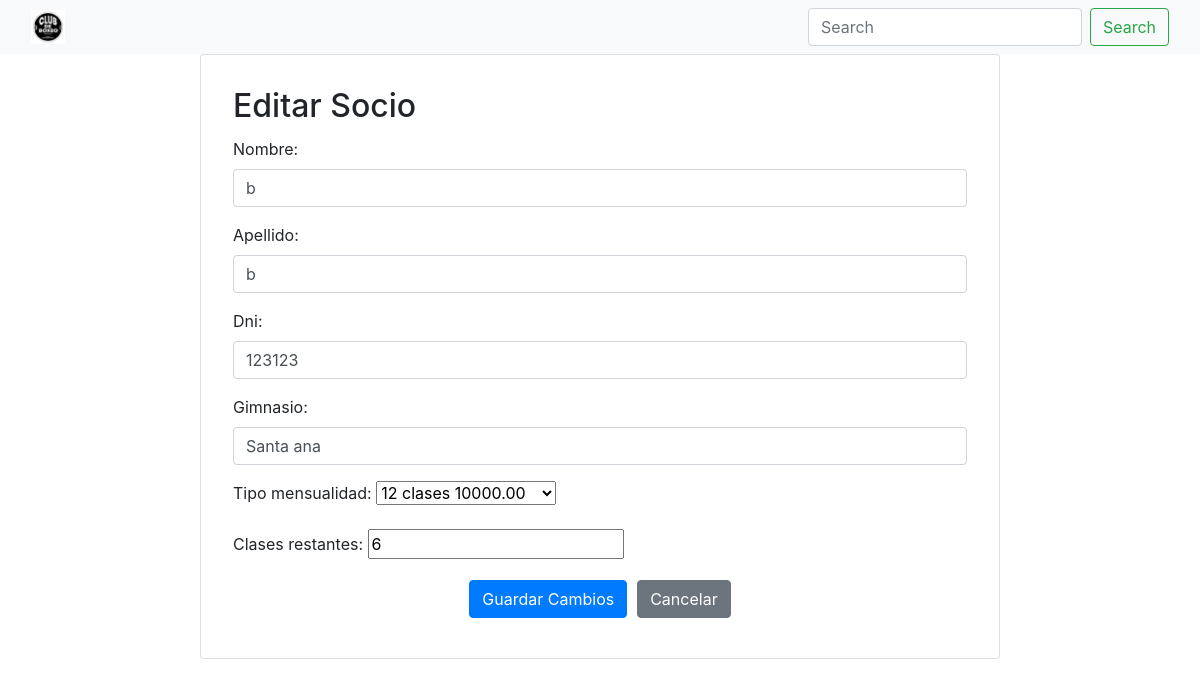
The page /socios/editar/23/ on the database as committed earlier.
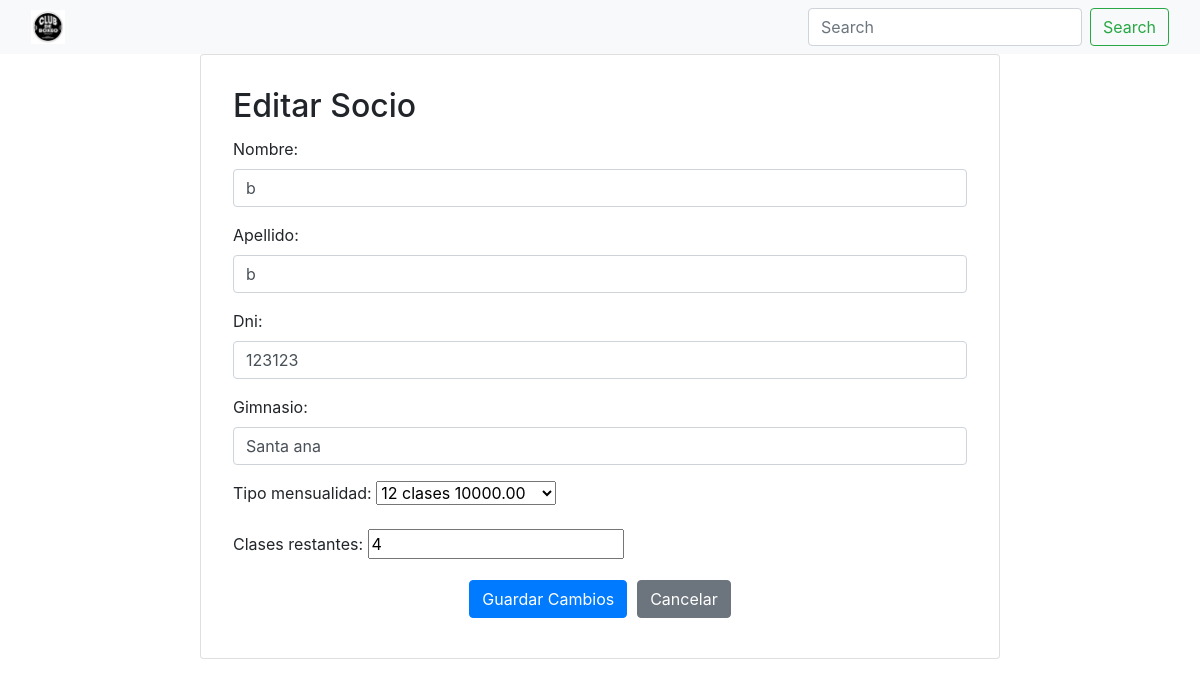
The same page on the database as committed later.
### gimnasio/models.py (models this page shows, shortened)
class Socio(models.Model):
    usuario = models.ForeignKey(Usuario, on_delete=models.CASCADE)  # Enlace a la tabla de usuarios
    nombre = models.CharField(max_length=255)
    apellido = models.CharField(max_length=255)
    dni = models.CharField(max_length=20)  # Asumiendo que el DNI es una cadena
    gimnasio = models.ForeignKey(Gimnasio, on_delete=models.CASCADE, related_name="socios",default=None)
    tipo_mensualidad = models.ForeignKey('TipoMensualidad', on_delete=models.SET_NULL, null=True, blank=True) # Relación con TipoMensualidad
    clases_restantes = models.IntegerField(default=0)
    fecha_vencimiento = models.DateField(null=True, blank=True) # Nuevo Campo
    class Meta:
        db_table = 'Socios'
        verbose_name = 'Socio'
        verbose_name_plural = 'Socios'

### gimnasio/views.py (the view)
# urls.py: path('socios/editar/<int:pk>/', views.editar_socio, name='editar_socio'),
def editar_socio(request, pk):
    socio = get_object_or_404(Socio, pk=pk)
    if request.method == 'POST':
        form = SocioForm(request.POST, instance=socio)
        if form.is_valid():
            form.save()
            return redirect('lista_socios')
    else:
        form = SocioForm(instance=socio)
    return render(request, 'editar_socio.html', {'form': form, 'socio': socio})

### gimnasio/forms.py
class SocioForm(forms.ModelForm):
    gimnasio = forms.ModelChoiceField(queryset=Gimnasio.objects.all(), empty_label="Seleccione un Gimnasio",widget=forms.Select(attrs={'class': 'form-control'}))
    class Meta:
        model = Socio
        fields = ['nombre', 'apellido', 'dni','gimnasio', 'tipo_mensualidad', 'clases_restantes']  # Eliminamos el campo usuario
        widgets = {
            'nombre': forms.TextInput(attrs={'class': 'form-control'}),
            'apellido': forms.TextInput(attrs={'class': 'form-control'}),
            'dni': forms.TextInput(attrs={'class': 'form-control'}),
        }

### gimnasio/models.py (called while the page is built)
    def __str__(self):
        return '%s %s  '%(self.tipo,self.precio)

    def __str__(self):
        return '%s  '%(self.direccion)

### gimnasio/templates/editar_socio.html (shortened to what this page needs)
{% extends "base.html" %}
{% load static %}
{% block content %}
<!DOCTYPE html>
<html lang="es">
<head>
    <link rel="stylesheet" href="https://stackpath.bootstrapcdn.com/bootstrap/4.5.2/css/bootstrap.min.css">
</head>
<body>
    <div class="center-container">
        <div class="card">
            <div class="card-body">
               <h2 class="card-title">Editar Socio</h2>
                <form method="post">
                    {{ form.as_p }}
                   <div class="spaced-buttons">
                        <button type="submit" class="btn btn-primary">Guardar Cambios</button>
                        <a href="{% url 'lista_socios' %}" class="btn btn-secondary">Cancelar</a>
                    </div>
                </form>
            </div>
        </div>
    </div>
</body>
</html>
{% endblock %}

Rows that differ between the two databases and show on the page:
changed Socio "Santa ana": clases_restantes "6" → "4"
